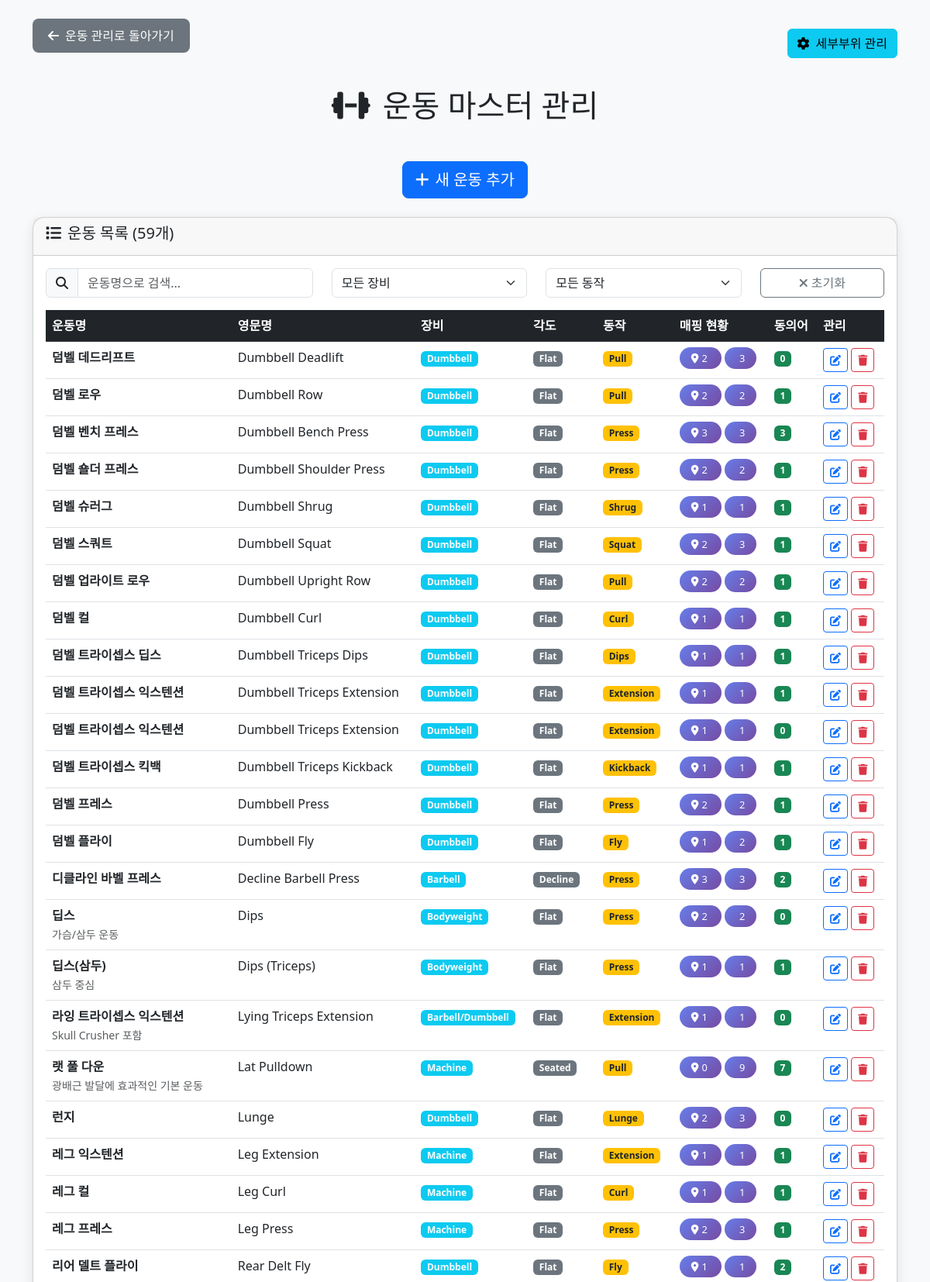
The app's page /admin/exercise_master.php (signed in, upper part) with its own data.
### tables this page shows
CREATE TABLE IF NOT EXISTS `m_exercise` (
  `ex_id` int(11) NOT NULL AUTO_INCREMENT,
  `name_kr` varchar(120) NOT NULL,
  `name_en` varchar(160) DEFAULT NULL,
  `equipment` varchar(60) DEFAULT NULL COMMENT 'Barbell/Dumbbell/Machine/Bodyweight',
  `equipment_kr` varchar(50) DEFAULT NULL COMMENT '장비명 (한글)',
  `angle` varchar(40) DEFAULT NULL COMMENT 'Flat/Incline/Decline 등',
  `angle_kr` varchar(50) DEFAULT NULL COMMENT '각도명 (한글)',
  `movement` varchar(40) DEFAULT NULL COMMENT 'Press/Pull/Extension/Curl 등',
  `movement_kr` varchar(50) DEFAULT NULL COMMENT '동작명 (한글)',
  `note` varchar(255) DEFAULT NULL,
  PRIMARY KEY (`ex_id`)
);

### admin/exercise_master.php (the view, shortened to what this page needs)
<?php
$pdo = getDB();
try {
    $stmt = $pdo->query("
        SELECT e.*,
               COUNT(DISTINCT ez.zone_code) as zone_count,
               COUNT(DISTINCT em.muscle_code) as muscle_count,
               COUNT(DISTINCT ea.alias) as alias_count
        FROM m_exercise e
        LEFT JOIN m_exercise_zone_target ez ON e.ex_id = ez.ex_id
        LEFT JOIN m_exercise_muscle_target em ON e.ex_id = em.ex_id
        LEFT JOIN m_exercise_alias ea ON e.ex_id = ea.ex_id
        GROUP BY e.ex_id
        ORDER BY e.name_kr
    ");
    $exercises = $stmt->fetchAll();
} catch (Exception $e) {
    $error = "운동 목록을 가져오는 중 오류가 발생했습니다: " . $e->getMessage();
}
?>
<!DOCTYPE html>
<html lang="ko">
<head>
    <link href="https://cdn.jsdelivr.net/npm/bootstrap@5.3.0/dist/css/bootstrap.min.css" rel="stylesheet">
    <link rel="stylesheet" href="https://cdnjs.cloudflare.com/ajax/libs/font-awesome/6.4.0/css/all.min.css">
</head>
<body class="bg-light">
    <div class="container mt-4">
                 <div class="d-flex justify-content-between align-items-center mb-4">
             <a href="exercise_management.php" class="back-btn">
                 <i class="fas fa-arrow-left me-2"></i>운동 관리로 돌아가기
             </a>
             <a href="body_part_master.php" class="btn btn-info">
                 <i class="fas fa-cog me-2"></i>세부부위 관리
             </a>
         </div>
        <h1 class="text-center mb-5">
            <i class="fas fa-dumbbell me-3"></i>운동 마스터 관리
        </h1>
         <div class="text-center mb-4">
             <button type="button" class="btn btn-primary btn-lg" data-bs-toggle="collapse" data-bs-target="#addExerciseForm" aria-expanded="false" aria-controls="addExerciseForm">
                 <i class="fas fa-plus me-2"></i>새 운동 추가
             </button>
         </div>
         <div class="card exercise-card">
             <div class="card-header">
                 <h5><i class="fas fa-list me-2"></i>운동 목록 (<?= count($exercises) ?>개)</h5>
             </div>
             <div class="card-body">
                 <div class="row mb-3">
                     <div class="col-md-4">
                         <div class="input-group">
                             <span class="input-group-text"><i class="fas fa-search"></i></span>
                             <input type="text" class="form-control" id="searchInput" placeholder="운동명으로 검색...">
                         </div>
                     </div>
                     <div class="col-md-3">
                         <select class="form-select" id="equipmentFilter">
                             <option value="">모든 장비</option>
                         </select>
                     </div>
                     <div class="col-md-3">
                         <select class="form-select" id="movementFilter">
                             <option value="">모든 동작</option>
                         </select>
                     </div>
                     <div class="col-md-2">
                         <button type="button" class="btn btn-outline-secondary w-100" id="clearFilters">
                             <i class="fas fa-times me-1"></i>초기화
                         </button>
                     </div>
                 </div>
                 <div class="table-responsive">
                     <table class="table table-hover" id="exerciseTable">
                         <thead class="table-dark">
                             <tr>
                                 <th>운동명</th>
                                 <th>영문명</th>
                                 <th>장비</th>
                                 <th>각도</th>
                                 <th>동작</th>
                                 <th>매핑 현황</th>
                                 <th>동의어</th>
                                 <th>관리</th>
                             </tr>
                         </thead>
                         <tbody>
                             <?php foreach ($exercises as $exercise): ?>
                             <tr class="exercise-row"
                                 data-name-kr="<?= htmlspecialchars($exercise['name_kr']) ?>"
                                 data-name-en="<?= htmlspecialchars($exercise['name_en'] ?: '') ?>"
                                 data-equipment="<?= htmlspecialchars($exercise['equipment'] ?: '') ?>"
                                 data-movement="<?= htmlspecialchars($exercise['movement'] ?: '') ?>">
                                 <td>
                                     <strong><?= htmlspecialchars($exercise['name_kr']) ?></strong>
                                     <?php if ($exercise['note']): ?>
                                         <br><small class="text-muted"><?= htmlspecialchars($exercise['note']) ?></small>
                                     <?php endif; ?>
                                 </td>
                                 <td><?= htmlspecialchars($exercise['name_en'] ?: '-') ?></td>
                                 <td>
                                     <?php if ($exercise['equipment']): ?>
                                         <span class="badge bg-info"><?= htmlspecialchars($exercise['equipment']) ?></span>
                                     <?php else: ?>
                                         <span class="text-muted">-</span>
                                     <?php endif; ?>
                                 </td>
                                 <td>
                                     <?php if ($exercise['angle']): ?>
                                         <span class="badge bg-secondary"><?= htmlspecialchars($exercise['angle']) ?></span>
                                     <?php else: ?>
                                         <span class="text-muted">-</span>
                                     <?php endif; ?>
                                 </td>
                                 <td>
                                     <?php if ($exercise['movement']): ?>
                                         <span class="badge bg-warning text-dark"><?= htmlspecialchars($exercise['movement']) ?></span>
                                     <?php else: ?>
                                         <span class="text-muted">-</span>
                                     <?php endif; ?>
                                 </td>
                                 <td>
                                     <span class="stats-badge me-1">
                                         <i class="fas fa-map-marker-alt me-1"></i><?= $exercise['zone_count'] ?>
                                     </span>
                                     <span class="stats-badge">
                                         <i class="fas fa-muscle me-1"></i><?= $exercise['muscle_count'] ?>
                                     </span>
                                 </td>
                                 <td>
                                     <span class="badge bg-success"><?= $exercise['alias_count'] ?></span>
                                 </td>
                                 <td>
                                     <button class="btn btn-sm btn-outline-primary" onclick="editExercise(<?= $exercise['ex_id'] ?>)">
                                         <i class="fas fa-edit"></i>
                                     </button>
                                     <button class="btn btn-sm btn-outline-danger" onclick="deleteExercise(<?= $exercise['ex_id'] ?>, '<?= htmlspecialchars($exercise['name_kr']) ?>')">
                                         <i class="fas fa-trash"></i>
                                     </button>
                                 </td>
                             </tr>
                             <?php endforeach; ?>
                         </tbody>
                     </table>
                 </div>
             </div>
         </div>
    </div>
</body>
</html>

### admin/exercise_master.php (style rules this page uses)
.back-btn { background: #6c757d; border: none; padding: 10px 20px; border-radius: 8px; color: white; text-decoration: none; display: inline-block; margin-bottom: 20px; }
.exercise-card { border-radius: 15px; box-shadow: 0 4px 15px rgba(0,0,0,0.1); margin-bottom: 20px; }
.stats-badge { background: linear-gradient(135deg, #667eea 0%, #764ba2 100%); color: white; border-radius: 20px; padding: 5px 15px; font-size: 0.8rem; }

### records on screen
m_exercise: name_kr "덤벨 데드리프트", name_en "Dumbbell Deadlift", equipment "Dumbbell", angle "Flat", movement "Pull", zone_count "2", muscle_count "3", alias_count "0"
m_exercise: name_kr "덤벨 로우", name_en "Dumbbell Row", equipment "Dumbbell", angle "Flat", movement "Pull", zone_count "2", muscle_count "2", alias_count "1"
m_exercise: name_kr "덤벨 벤치 프레스", name_en "Dumbbell Bench Press", equipment "Dumbbell", angle "Flat", movement "Press", zone_count "3", muscle_count "3", alias_count "3"
m_exercise: name_kr "덤벨 숄더 프레스", name_en "Dumbbell Shoulder Press", equipment "Dumbbell", angle "Flat", movement "Press", zone_count "2", muscle_count "2", alias_count "1"
m_exercise: name_kr "덤벨 슈러그", name_en "Dumbbell Shrug", equipment "Dumbbell", angle "Flat", movement "Shrug", zone_count "1", muscle_count "1", alias_count "1"
m_exercise: name_kr "덤벨 스쿼트", name_en "Dumbbell Squat", equipment "Dumbbell", angle "Flat", movement "Squat", zone_count "2", muscle_count "3", alias_count "1"
m_exercise: name_kr "덤벨 업라이트 로우", name_en "Dumbbell Upright Row", equipment "Dumbbell", angle "Flat", movement "Pull", zone_count "2", muscle_count "2", alias_count "1"
m_exercise: name_kr "덤벨 컬", name_en "Dumbbell Curl", equipment "Dumbbell", angle "Flat", movement "Curl", zone_count "1", muscle_count "1", alias_count "1"
m_exercise: name_kr "덤벨 트라이셉스 딥스", name_en "Dumbbell Triceps Dips", equipment "Dumbbell", angle "Flat", movement "Dips", zone_count "1", muscle_count "1", alias_count "1"
m_exercise: name_kr "덤벨 트라이셉스 익스텐션", name_en "Dumbbell Triceps Extension", equipment "Dumbbell", angle "Flat", movement "Extension", zone_count "1", muscle_count "1", alias_count "1"
m_exercise: name_kr "덤벨 트라이셉스 익스텐션", name_en "Dumbbell Triceps Extension", equipment "Dumbbell", angle "Flat", movement "Extension", zone_count "1", muscle_count "1", alias_count "0"
m_exercise: name_kr "덤벨 트라이셉스 킥백", name_en "Dumbbell Triceps Kickback", equipment "Dumbbell", angle "Flat", movement "Kickback", zone_count "1", muscle_count "1", alias_count "1"
m_exercise: name_kr "덤벨 프레스", name_en "Dumbbell Press", equipment "Dumbbell", angle "Flat", movement "Press", zone_count "2", muscle_count "2", alias_count "1"
m_exercise: name_kr "덤벨 플라이", name_en "Dumbbell Fly", equipment "Dumbbell", angle "Flat", movement "Fly", zone_count "1", muscle_count "2", alias_count "1"
m_exercise: name_kr "디클라인 바벨 프레스", name_en "Decline Barbell Press", equipment "Barbell", angle "Decline", movement "Press", zone_count "3", muscle_count "3", alias_count "2"
m_exercise: name_kr "딥스", note "가슴/삼두 운동", name_en "Dips", equipment "Bodyweight", angle "Flat", movement "Press", zone_count "2", muscle_count "2", alias_count "0"
m_exercise: name_kr "딥스(삼두)", note "삼두 중심", name_en "Dips (Triceps)", equipment "Bodyweight", angle "Flat", movement "Press", zone_count "1", muscle_count "1", alias_count "1"
m_exercise: name_kr "라잉 트라이셉스 익스텐션", note "Skull Crusher 포함", name_en "Lying Triceps Extension", equipment "Barbell/Dumbbell", angle "Flat", movement "Extension", zone_count "1", muscle_count "1", alias_count "0"
m_exercise: name_kr "랫 풀 다운", note "광배근 발달에 효과적인 기본 운동", name_en "Lat Pulldown", equipment "Machine", angle "Seated", movement "Pull", zone_count "0", muscle_count "9", alias_count "7"
m_exercise: name_kr "런지", name_en "Lunge", equipment "Dumbbell", angle "Flat", movement "Lunge", zone_count "2", muscle_count "3", alias_count "0"
m_exercise: name_kr "레그 익스텐션", name_en "Leg Extension", equipment "Machine", angle "Flat", movement "Extension", zone_count "1", muscle_count "1", alias_count "1"
m_exercise: name_kr "레그 컬", name_en "Leg Curl", equipment "Machine", angle "Flat", movement "Curl", zone_count "1", muscle_count "1", alias_count "1"
m_exercise: name_kr "레그 프레스", name_en "Leg Press", equipment "Machine", angle "Flat", movement "Press", zone_count "2", muscle_count "3", alias_count "1"
m_exercise: name_kr "리어 델트 플라이", name_en "Rear Delt Fly", equipment "Dumbbell", angle "Flat", movement "Fly", zone_count "1", muscle_count "1", alias_count "2"

### other values on screen
count($exercises) "59"
